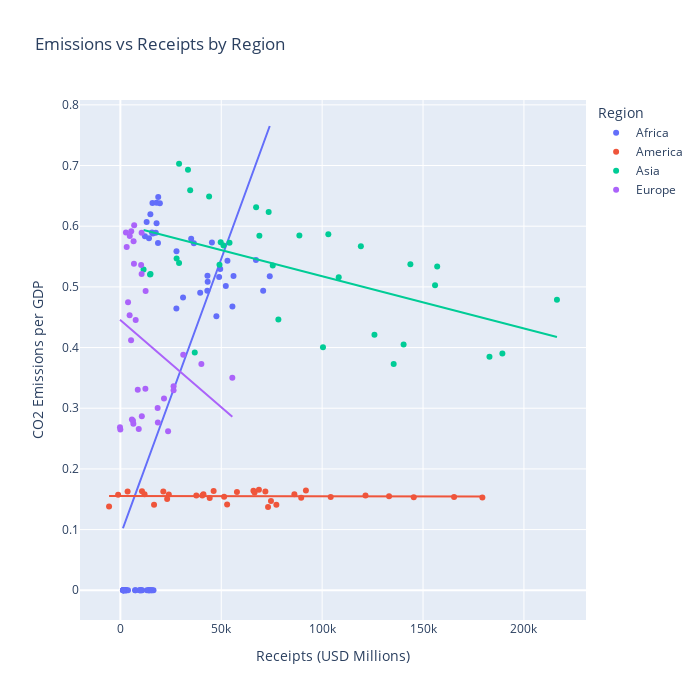

Write notebook code for a chart like this one.
### Markdown cell above
# 4. Data Visualization

### Code cell
fig = px.scatter(
    region_data,
    x="Receipts in USD millions",
    y="Emissions (kg CO2 per GDP)",
    color="Region",  
    hover_data=["Year"],  
    title="Emissions vs Receipts by Region",
    labels={
        "Receipts in USD millions": "Receipts (USD Millions)",
        "Emissions (kg CO2 per GDP)": "CO2 Emissions per GDP"
    },
    trendline="ols",
    height=700,  
    width=700
)

fig.show()
